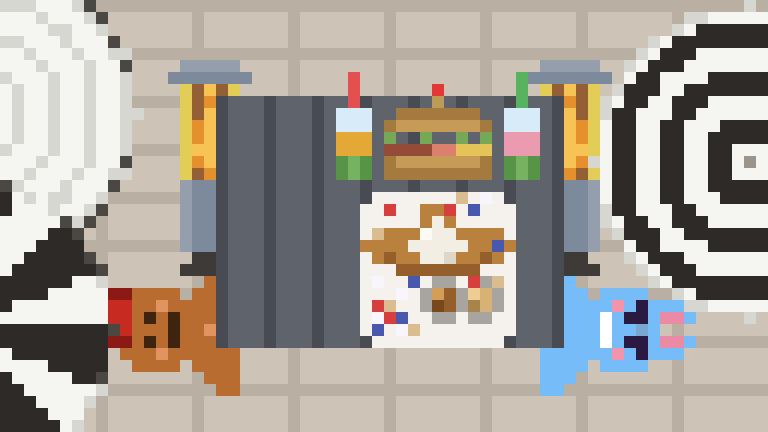

Source code (Python):
from PIL import Image
import math

S = 12
W, H = 64 * S, 36 * S
img = Image.new('RGB', (W, H), (205, 195, 182))

def sp(x, y, c):
    if 0 <= x < 64 and 0 <= y < 36:
        px = Image.new('RGB', (S, S), c)
        img.paste(px, (x * S, y * S))

def fl(y1, y2, x1, x2, c):
    for y in range(y1, y2 + 1):
        for x in range(x1, x2 + 1):
            sp(x, y, c)

def wrow(y, x1, x2, c):
    for x in range(x1, x2 + 1): sp(x, y, c)

def wcol(x, y1, y2, c):
    for y in range(y1, y2 + 1): sp(x, y, c)

# ── 颜色 ──
GROUND  = (205, 195, 182)
GROUND_D= (185, 175, 162)
TABLE   = (38, 35, 32)
TABLE_L = (62, 58, 55)
PLATE   = (242, 240, 235)
BREAD   = (198, 155, 88)
BREAD_D = (165, 122, 62)
BEEF    = (148, 75, 55)
SHRIMP  = (218, 128, 108)
CHEESE  = (228, 195, 88)
LETTUCE = (118, 168, 88)
CAKE_B  = (148, 98, 65)
SOUFFLE = (238, 218, 178)
BERRY_B = (78, 52, 128)
BERRY_R = (198, 62, 75)
MATCHA  = (88, 148, 72)
MANGO   = (228, 168, 55)
STRAW_C = (235, 155, 175)
MILK_F  = (238, 232, 220)
CUP     = (55, 52, 48)

# 遮阳伞俯视（圆盘）
UMB_W   = (245, 245, 242)
UMB_WD  = (215, 215, 210)
UMB_BK  = (45, 42, 40)
UMB_BKL = (75, 72, 68)
UMB_POLE= (155, 148, 138)

# 角色颜色
GB      = (232, 155, 82)
GBD     = (188, 122, 62)
GB_EYE  = (62, 38, 18)
HAT_RED = (188, 75, 62)
BUN_B   = (105, 195, 255)
BUN_D   = (72, 148, 228)
BUN_IN  = (255, 195, 215)
BUN_EYE = (35, 55, 105)

# 取暖炉
HEAT_D  = (62, 58, 55)
HEAT_M  = (125, 138, 155)
HEAT_L  = (148, 158, 172)
HEAT_F  = (228, 145, 45)
HEAT_FL = (248, 195, 85)

# ── 地面（石板砖）──
fl(0, 35, 0, 63, GROUND)
for _gy in range(0, 36, 4):
    wrow(_gy, 0, 63, GROUND_D)
for _gx in range(0, 64, 8):
    wcol(_gx, 0, 35, GROUND_D)

# ── 遮阳伞（俯视圆盘）──
def draw_umbrella_top(cx, cy, r, style):
    """俯视遮阳伞圆盘，只画在画布内的部分"""
    for dy in range(-r, r+1):
        for dx in range(-r, r+1):
            if dx*dx + dy*dy <= r*r:
                x, y = cx+dx, cy+dy
                if 0 <= x < 64 and 0 <= y < 36:
                    # 决定颜色
                    angle = math.degrees(math.atan2(dy, dx)) % 360
                    dist = math.sqrt(dx*dx + dy*dy)
                    if style == 'ring':
                        col = UMB_W if int(dist) % 4 < 2 else UMB_BK
                    elif style == 'white':
                        col = UMB_W if int(dist) % 3 != 0 else UMB_WD
                    elif style == 'wide_stripe':
                        # 宽条：按角度分8段，黑白交替
                        seg = int(angle / 45)
                        col = UMB_BK if seg % 2 == 0 else UMB_W
                    elif style == 'thin_stripe':
                        # 细条：按角度分16段
                        seg = int(angle / 22.5)
                        col = UMB_BK if seg % 2 == 0 else UMB_W
                    # 边缘暗色
                    if dist >= r - 0.5:
                        col = UMB_WD if col == UMB_W else UMB_BKL
                    sp(x, y, col)
    # 中心伞柱
    sp(cx, cy, UMB_POLE)

# 伞移到最上层（见文件末尾）

# ── 取暖炉（俯视圆柱截面）──
def draw_heater(cx, y_top, y_bot):
    # 底座（互换：下行全宽，上行两端挖掉）
    fl(y_bot-1, y_bot, cx-2, cx+2, HEAT_D)
    sp(cx-2, y_bot-1, GROUND); sp(cx+2, y_bot-1, GROUND)
    # 细柱
    for _y in range(y_top+10, y_bot-1):
        sp(cx, _y, HEAT_M)
        sp(cx-1, _y, HEAT_M)
        sp(cx+1, _y, HEAT_M)
        sp(cx-2, _y, HEAT_L)
        sp(cx+2, _y, HEAT_L)
    # 火焰区（高8格）
    BARREL = (148, 95, 52)
    GLASS_Y = (225, 205, 88)
    fl(y_top+2, y_top+9, cx-1, cx+1, BARREL)
    # 罩子壁（亮黄描边）
    for _fy in range(y_top+2, y_top+10):
        sp(cx-2, _fy, GLASS_Y)
        sp(cx+2, _fy, GLASS_Y)
    sp(cx, y_top+9, HEAT_F)
    sp(cx-1, y_top+8, HEAT_F); sp(cx, y_top+8, HEAT_FL); sp(cx+1, y_top+8, HEAT_F)
    sp(cx-1, y_top+7, HEAT_FL); sp(cx, y_top+7, HEAT_FL); sp(cx+1, y_top+7, HEAT_FL)
    sp(cx-1, y_top+6, HEAT_F); sp(cx, y_top+6, HEAT_FL); sp(cx+1, y_top+6, HEAT_F)
    sp(cx, y_top+5, HEAT_FL); sp(cx-1, y_top+5, HEAT_F); sp(cx+1, y_top+5, HEAT_F)
    sp(cx, y_top+4, HEAT_FL)
    sp(cx, y_top+3, HEAT_F)
    sp(cx, y_top+2, HEAT_FL)
    # 蘑菇盖（上窄下宽，盖子独立上移2格）
    BARREL = (148, 95, 52)
    _ct = y_top
    fl(_ct, _ct+1, cx-3, cx+3, HEAT_M)
    wrow(_ct+1, cx-3, cx+3, HEAT_M)   # 下行全宽（炉身蓝灰色）
    wrow(_ct,   cx-2, cx+2, HEAT_L)   # 上行窄
    sp(cx-3, _ct, GROUND); sp(cx+3, _ct, GROUND)

# ── 桌子（俯视矩形，扩大）──
_TDY = -4  # 桌面偏移量（负=上移）
def tsp(x, y, c): sp(x, y + _TDY, c)
def tfl(y1, y2, x1, x2, c): fl(y1+_TDY, y2+_TDY, x1, x2, c)
def twrow(y, x1, x2, c): wrow(y+_TDY, x1, x2, c)
def twcol(x, y1, y2, c): wcol(x, y1+_TDY, y2+_TDY, c)
# 暖炉固定位置（不随桌面移动）
draw_heater(17, 5, 22)
draw_heater(47, 5, 22)
# 桌面竖条颜色计算函数
def _TBC(x): return (72,76,82) if ((x-18)%4)==0 else (95,100,108)
# 桌面金属竖条（每4格一组，两色交替）
_MA = (72, 76, 82)   # 深色
_MB = (95, 100, 108) # 稍亮色
for _bx in range(18, 47):
    _col = _MA if ((_bx - 18) % 4) == 0 else _MB
    for _by in range(12, 33):
        tsp(_bx, _by, _col)

# 食物 x 偏移（右移8格）
_FOOD_DX = 11
def ftsp(x, y, c): tsp(x+_FOOD_DX, y, c)
def ftfl(y1, y2, x1, x2, c): tfl(y1, y2, x1+_FOOD_DX, x2+_FOOD_DX, c)
def ftwrow(y, x1, x2, c): twrow(y, x1+_FOOD_DX, x2+_FOOD_DX, c)

# ── 左盘：三明治（桌子左上角）──
# 面包底层（1行，上移1格）
ftfl(17, 17, 21, 29, BREAD)
ftwrow(18, 21, 29, BREAD_D)
ftsp(21, 17, BREAD_D); ftsp(29, 17, BREAD_D)
ftsp(21, 18, BREAD_D); ftsp(29, 18, BREAD_D)
# 夹层
ftwrow(16, 21, 24, BEEF)
ftwrow(16, 25, 26, SHRIMP)
ftwrow(16, 27, 29, CHEESE)
ftsp(21, 15, LETTUCE); ftsp(24, 15, LETTUCE); ftsp(27, 15, LETTUCE); ftsp(29, 15, LETTUCE)
# 面包顶层
ftfl(13, 14, 21, 29, BREAD)
ftwrow(13, 21, 29, BREAD_D)
ftsp(21, 13, BREAD_D); ftsp(29, 13, BREAD_D)
for _sy in range(14,15): ftsp(21, _sy, BREAD_D); ftsp(29, _sy, BREAD_D)
# 圆角用背景色挖掉
ftsp(21, 13, _TBC(21)); ftsp(29, 13, _TBC(29))
# 牙签
ftsp(25, 11, (228, 55, 55))
ftsp(25, 12, (188, 155, 88))

# ── 右盘：蛋糕（俯视，桌子右下角）──
PLATE_C  = (245, 242, 238)   # 白瓷盘
CARAMEL  = (185, 128, 62)    # 焦糖蛋糕体
CARAMEL_D= (148, 95,  42)    # 深焦糖酱
COOKIE   = (215, 178, 118)   # 曲奇色酱
SOU      = (242, 238, 228)   # 乳白舒芙蕾
BERRY_S  = (215, 62,  62)    # 草莓碎
BLUE_B   = (72,  88,  175)   # 蓝莓
ALMOND   = (218, 188, 145)   # 杏仁片
SUGAR    = (248, 245, 252)   # 糖霜

# 盘子（正方形 13×13格）
tfl(20, 32, 30, 42, PLATE_C)
# 盘圆角
tsp(30, 20, _TBC(30)); tsp(42, 20, _TBC(42))
tsp(30, 32, _TBC(30)); tsp(42, 32, _TBC(42))

# 云朵形蛋糕体（中心 x=39, y=26，适配13×13盘）
_cx, _cy = 36, 24
SOU_L = (252, 250, 245)   # 舒芙蕾高光
SOU_D = (222, 215, 200)   # 舒芙蕾阴影
# 中央椭圆（宽5高3）
for _dy in range(-1,2):
    for _dx in range(-2,3):
        tsp(_cx+_dx, _cy+_dy, CARAMEL)
# 左鼓包（r=2）
for _dy in range(-1,2):
    for _dx in range(-2,3):
        if _dx*_dx + _dy*_dy <= 4:
            tsp(_cx-4+_dx, _cy+_dy, CARAMEL)
# 右鼓包（r=2）
for _dy in range(-1,2):
    for _dx in range(-2,3):
        if _dx*_dx + _dy*_dy <= 4:
            tsp(_cx+4+_dx, _cy+_dy, CARAMEL)
# 上鼓包（偏上）
for _dy in range(-2,1):
    for _dx in range(-1,2):
        if _dx*_dx + _dy*_dy <= 2:
            tsp(_cx+_dx, _cy-2+_dy, CARAMEL)
# 蛋糕暗边（底部）
twrow(_cy+2, _cx-3, _cx+3, CARAMEL_D)
tsp(_cx-4, _cy+1, CARAMEL_D); tsp(_cx+4, _cy+1, CARAMEL_D)

# 舒芙蕾（r=2圆形，盖在蛋糕上方）
_sx, _sy = _cx, _cy
for _dy in range(-2,3):
    for _dx in range(-2,3):
        if _dx*_dx + _dy*_dy <= 4:
            tsp(_sx+_dx, _sy+_dy, SOU)
# 高光（左上1格）
tsp(_sx-1, _sy-1, SOU_L)
# 阴影（右下边缘）
tsp(_sx+1, _sy+1, SOU_D); tsp(_sx, _sy+2, SOU_D)
# 圆形边缘用蛋糕色描边（让圆形轮廓更清晰）
tsp(_sx-2, _sy-1, CARAMEL); tsp(_sx+2, _sy-1, CARAMEL)
tsp(_sx-2, _sy+1, CARAMEL); tsp(_sx+2, _sy+1, CARAMEL)
tsp(_sx-1, _sy-2, CARAMEL); tsp(_sx+1, _sy-2, CARAMEL)
tsp(_sx-1, _sy+2, CARAMEL_D); tsp(_sx+1, _sy+2, CARAMEL_D)
tsp(_sx, _sy+2, CARAMEL_D)

# 深焦糖酱小圆碗（4×4，灰边去四角）
_BE = (168, 165, 160)
_bx1, _by1 = _cx, _cy+4
# 顶行（去角，中间2格）
tsp(_bx1,   _by1-1, _BE); tsp(_bx1+1, _by1-1, _BE)
# 中两行（全4格，边灰内酱）
tsp(_bx1-1, _by1,   _BE); tsp(_bx1, _by1, (210,158,88)); tsp(_bx1+1, _by1, CARAMEL_D); tsp(_bx1+2, _by1, _BE)
tsp(_bx1-1, _by1+1, _BE); tsp(_bx1, _by1+1, (118,72,28)); tsp(_bx1+1, _by1+1, CARAMEL_D); tsp(_bx1+2, _by1+1, _BE)
# 底行（去角，中间2格）
tsp(_bx1,   _by1+2, _BE); tsp(_bx1+1, _by1+2, _BE)
# 曲奇酱小圆碗
_bx2, _by2 = _cx+3, _cy+4
tsp(_bx2,   _by2-1, _BE); tsp(_bx2+1, _by2-1, _BE)
tsp(_bx2-1, _by2,   _BE); tsp(_bx2, _by2, (238,205,148)); tsp(_bx2+1, _by2, COOKIE); tsp(_bx2+2, _by2, _BE)
tsp(_bx2-1, _by2+1, _BE); tsp(_bx2, _by2+1, (168,132,72)); tsp(_bx2+1, _by2+1, COOKIE); tsp(_bx2+2, _by2+1, _BE)
tsp(_bx2,   _by2+2, _BE); tsp(_bx2+1, _by2+2, _BE)

# 装饰
tsp(_cx-4, _cy-3, BERRY_S); tsp(_cx+1, _cy-3, BERRY_S); tsp(_cx+3, _cy+3, BERRY_S)
tsp(_cx-2, _cy+3, BLUE_B); tsp(_cx+3, _cy-3, BLUE_B); tsp(_cx+5, _cy, BLUE_B)
tsp(_cx-5, _cy-1, ALMOND); tsp(_cx+2, _cy-4, ALMOND); tsp(_cx+5, _cy+3, ALMOND)
tsp(_cx-3, _cy+4, SUGAR); tsp(_cx+4, _cy-4, SUGAR); tsp(_cx-5, _cy+3, SUGAR)
# 左下角装饰
tsp(_cx-5, _cy+5, BERRY_S); tsp(_cx-4, _cy+6, BERRY_S)
tsp(_cx-3, _cy+6, BLUE_B); tsp(_cx-5, _cy+7, BLUE_B)
tsp(_cx-4, _cy+5, ALMOND); tsp(_cx-2, _cy+7, ALMOND)
tsp(_cx-3, _cy+7, SUGAR); tsp(_cx-5, _cy+6, SUGAR)

# ── 两杯抹茶（侧视图）──
CUP_W  = (245, 248, 252)  # 透明杯身
CUP_RIM= (75, 70, 65)     # 杯口/底描边
ICE    = (215, 235, 248)  # 冰块
MT_L   = (118, 178, 95)   # 抹茶浅

# 左杯（x=18~21, y=20~26）芒果底
# 杯身（无描边，3格宽）
for _y in range(13, 19):
    tsp(28, _y, CUP_W); tsp(29, _y, CUP_W); tsp(30, _y, CUP_W)
tsp(28, 13, ICE); tsp(29, 13, ICE); tsp(30, 13, ICE)
tsp(28, 14, ICE); tsp(29, 14, ICE); tsp(30, 14, ICE)
tsp(28, 15, MANGO); tsp(29, 15, MANGO); tsp(30, 15, MANGO)
tsp(28, 16, MANGO); tsp(29, 16, MANGO); tsp(30, 16, MANGO)
tsp(28, 17, MATCHA); tsp(29, 17, MT_L); tsp(30, 17, MATCHA)
tsp(28, 18, MATCHA); tsp(29, 18, MT_L); tsp(30, 18, MATCHA)
# 吸管（红色）
tsp(29, 10, (228, 80, 80)); tsp(29, 11, (228, 80, 80)); tsp(29, 12, (228, 80, 80))

# 右杯（草莓底，左移2格）
for _y in range(13, 19):
    tsp(42, _y, CUP_W); tsp(43, _y, CUP_W); tsp(44, _y, CUP_W)
tsp(42, 13, ICE); tsp(43, 13, ICE); tsp(44, 13, ICE)
tsp(42, 14, ICE); tsp(43, 14, ICE); tsp(44, 14, ICE)
tsp(42, 15, STRAW_C); tsp(43, 15, STRAW_C); tsp(44, 15, STRAW_C)
tsp(42, 16, STRAW_C); tsp(43, 16, STRAW_C); tsp(44, 16, STRAW_C)
tsp(42, 17, MATCHA); tsp(43, 17, MT_L); tsp(44, 17, MATCHA)
tsp(42, 18, MATCHA); tsp(43, 18, MT_L); tsp(44, 18, MATCHA)
# 吸管（绿色）
tsp(43, 10, (88, 178, 95)); tsp(43, 11, (88, 178, 95)); tsp(43, 12, (88, 178, 95))









# ── 两个小人（从 pixel_kiwi.py 移植）──
from PIL import Image as PILImage

# 颜色
_GB       = (185, 108,  48)
_GBE      = ( 62,  35,  15)
_GB_CHEEK = (225, 148,  95)
_HAT_RED  = (198,  42,  32)
_HAT_DARK = (140,  26,  20)
_HAT_LITE = (225,  72,  55)
_BUN      = (118, 188, 248)
_BUNK     = (235, 138, 165)
_BUNE     = ( 42,  25,  65)
_BUN_BLUSH= (242, 148, 172)

def _ksp(buf, x, y, col):
    if 0<=y<len(buf) and 0<=x<len(buf[0]):
        buf[y][x] = col if len(col)==4 else col+(255,)
def _kfl(buf, y1, y2, x1, x2, col):
    for yy in range(y1,y2+1):
        for xx in range(x1,x2+1): _ksp(buf,xx,yy,col)

def _pompom(buf, x, y):
    _ksp(buf, x-1, y, _HAT_DARK); _ksp(buf, x, y-1, _HAT_DARK)
    _ksp(buf, x, y, _HAT_DARK); _ksp(buf, x+1, y, _HAT_DARK)
    _ksp(buf, x, y+1, _HAT_DARK)

def _make_char(draw_fn, w, h):
    buf = [[(0,0,0,0) for _ in range(w)] for _ in range(h)]
    draw_fn(buf, w, h)
    ci = PILImage.new('RGBA', (w, h))
    for y in range(h):
        for x in range(w):
            ci.putpixel((x,y), buf[y][x])
    return ci

def _draw_bun(buf, w, h):
    # 耳朵（y=2~4，外侧顶部圆角）
    _kfl(buf,2,4,3,4,_BUN); _kfl(buf,2,4,6,7,_BUN)
    _ksp(buf,3,2,(0,0,0,0)); _ksp(buf,7,2,(0,0,0,0))  # 外侧顶圆角
    # 粉色内侧下移1格（y=3~4）
    _kfl(buf,3,4,4,4,_BUNK); _kfl(buf,3,4,6,6,_BUNK)
    _kfl(buf,5,10,2,8,_BUN)
    for corner in [(2,5),(8,5),(2,10),(8,10)]: _ksp(buf,corner[0],corner[1],(0,0,0,0))
    _ksp(buf,3,6,_BUNE); _ksp(buf,4,6,_BUNE); _ksp(buf,5,6,(120,168,210))
    _ksp(buf,6,6,_BUNE); _ksp(buf,7,6,_BUNE)
    _ksp(buf,4,7,_BUNE); _ksp(buf,6,7,_BUNE)
    _ksp(buf,3,8,_BUN_BLUSH); _ksp(buf,7,8,_BUN_BLUSH)
    _ksp(buf,4,9,(255,255,255)); _ksp(buf,5,9,(255,255,255)); _ksp(buf,6,9,(255,255,255))
    _kfl(buf,11,15,2,8,_BUN)
    for x in range(2,9): _ksp(buf,x,15,(0,0,0,0))
    _ksp(buf,1,12,_BUN); _ksp(buf,9,12,_BUN)
    _ksp(buf,1,13,_BUN); _ksp(buf,9,13,_BUN)
    _kfl(buf,12,14,0,1,_BUN); _kfl(buf,12,14,9,10,_BUN)
    _ksp(buf,0,12,(0,0,0,0)); _ksp(buf,10,12,(0,0,0,0))

def _draw_gb(buf, w, h):
    _kfl(buf,5,10,2,8,_GB)
    for corner in [(2,5),(8,5),(2,10),(8,10)]: _ksp(buf,corner[0],corner[1],(0,0,0,0))
    _ksp(buf,4,7,_GBE); _ksp(buf,6,7,_GBE)
    _ksp(buf,3,8,_GB_CHEEK); _ksp(buf,7,8,_GB_CHEEK)
    _ksp(buf,4,9,_GBE); _ksp(buf,5,9,_GBE); _ksp(buf,6,9,_GBE)
    HAT_TOP = 4
    _pompom(buf, 6, HAT_TOP-1)
    _kfl(buf,HAT_TOP,HAT_TOP+1,4,8,_HAT_RED)
    _ksp(buf,4,HAT_TOP,_HAT_DARK); _ksp(buf,8,HAT_TOP,_HAT_DARK)
    _ksp(buf,4,HAT_TOP+1,_HAT_DARK); _ksp(buf,8,HAT_TOP+1,_HAT_DARK)
    _ksp(buf,5,HAT_TOP,_HAT_LITE)
    _kfl(buf,11,15,2,8,_GB)
    for x in range(2,9): _ksp(buf,x,15,(0,0,0,0))
    _ksp(buf,1,12,_GB); _ksp(buf,9,12,_GB)
    _ksp(buf,1,13,_GB); _ksp(buf,9,13,_GB)
    _kfl(buf,12,14,0,1,_GB); _kfl(buf,12,14,9,10,_GB)
    _ksp(buf,0,12,(0,0,0,0)); _ksp(buf,10,12,(0,0,0,0))
    _ksp(buf,5,12,_GB_CHEEK); _ksp(buf,5,14,_GB_CHEEK)

_CW, _CH = 11, 19
_bun_img = _make_char(_draw_bun, _CW, _CH)
_gb_img  = _make_char(_draw_gb,  _CW, _CH)
# 旋转后放大 S 倍
def _scale_up(im, s):
    w, h = im.size
    big = PILImage.new('RGBA', (w*s, h*s))
    px = im.load(); bp = big.load()
    for y in range(h):
        for x in range(w):
            for dy in range(s):
                for dx in range(s):
                    bp[x*s+dx, y*s+dy] = px[x,y]
    return big

_bun_crop = _bun_img.crop((0, 0, _CW, _CH - 2))
_gb_crop  = _gb_img.crop((0, 0, _CW, _CH - 2))
_bun_rot = _bun_crop.rotate(90, expand=True, resample=PILImage.NEAREST)
_gb_rot  = _gb_crop.rotate(90, expand=True, resample=PILImage.NEAREST)
_bun_big = _scale_up(_bun_rot, S)
_gb_big  = _scale_up(_gb_rot,  S)

# 桌面快照（偏移后位置，用于压回角色上层）
_TY1 = (12 + _TDY) * S  # 桌面顶部
_TY2 = (33 + _TDY) * S  # 桌面底部
_table_snap = img.crop((18*S, _TY1, 47*S, _TY2))

# 合成到 img（先转 RGBA）
_rgba2 = img.convert('RGBA')

# 姜饼人
_GB_X = 5 * S
_GB_Y = 22 * S
_rgba2.paste(_gb_big, (_GB_X, _GB_Y), _gb_big)

# 兔子右侧（镜像）
_bun_mirror = _bun_big.transpose(PILImage.FLIP_LEFT_RIGHT)
_BUN_R_X = 43 * S
_BUN_R_Y = 22 * S
_rgba2.paste(_bun_mirror, (_BUN_R_X, _BUN_R_Y), _bun_mirror)

img = _rgba2.convert('RGB')

# 桌面（含食物）压回角色上层
img.paste(_table_snap, (18*S, _TY1))

# ── 伞（最上层）──
draw_umbrella_top(-2, 9, 13, 'white')       # 左上伞
draw_umbrella_top(-4, 27, 13, 'thin_stripe') # 左下伞（左移2格）
draw_umbrella_top(62, 13, 13, 'ring')        # 右伞（同心环）

img.save('pixel_fabrini2.png')
print('Saved')
